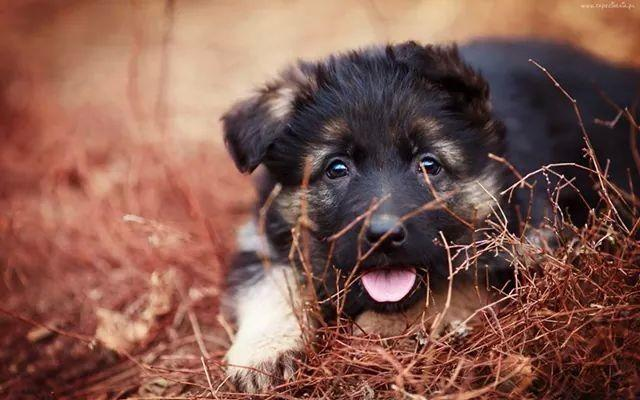
#> input picture Lab2_openCV/dog_640_400.jpg, 640 x 400 px
$ python script.py
#> lines starting #> are read from the running program, lines starting #| are printed output that depends on the picture
import cv2
import numpy as np
import matplotlib.pyplot as plt


image_name = 'dog_640_400.jpg'
I = cv2.imread(image_name, cv2.IMREAD_COLOR)
#> I is the input picture: shape (400, 640, 3); mean B, G, R 79.4, 90.2, 131.6

rows, cols = I.shape[0:2]
#> rows = 400; cols = 640

########################## Conformal transformations ##########################
# Shift_transformation
T_shift = np.float32([[1 , 0 , 50], [0 , 1 , 100]])
I_shift = cv2.warpAffine(I, T_shift, (cols , rows))

# Reflect_transformations
T_reflect = np.float32([[1 , 0 , 0], [0, -1, rows-1]])
#> T_reflect = [[1, 0, 0], [0, -1, 399]]
I_reflect = cv2.warpAffine(I, T_reflect, (cols, rows))

I_reflect_flip = cv2.flip(I, -1)

# Scale_transformations
scale_x = 2
scale_y = 2

T_scale = np.float32([[scale_x , 0 , 0], [0, scale_y, 0]])
I_scale = cv2.warpAffine(I, T_scale, (int(cols * scale_x), int(rows * scale_y)))

I_scale_resize = cv2.resize(I, None, fx = scale_x, fy = scale_y, interpolation = cv2.INTER_CUBIC)

# Rotation_transformations
phi_rad = 17.0 * np.pi / 180
T1 = np. float32 (
    [[1 , 0, -(cols - 1) / 2.0],
      [0, 1, -(rows - 1) / 2.0],
      [0, 0, 1]])
T2 = np. float32 (
    [[np.cos(phi_rad), -np.sin(phi_rad), 0],
      [ np.sin(phi_rad), np.cos(phi_rad), 0],
      [0, 0, 1]])
T3 = np. float32 (
    [[1 , 0, (cols - 1) / 2.0],
      [0, 1, (rows - 1) / 2.0],
      [0, 0, 1]])
T_rotate = np.matmul(T3, np.matmul(T2, T1))[0:2, :]
I_rotate = cv2.warpAffine(I, T_rotate, (cols, rows))

phi_degree = 17.0
T_rotate_rotation_matrix = cv2.getRotationMatrix2D(((cols - 1) / 2.0, (rows - 1) / 2.0), -phi_degree, 1)
I_rotate_rotation_matrix = cv2.warpAffine(I, T_rotate_rotation_matrix, (cols, rows))

# Save results
fig, ax = plt.subplots(4, 2, figsize=(10, 12))

ax[0,0].imshow(cv2.cvtColor(I, cv2.COLOR_BGR2RGB))
ax[0,0].set_title('Original Image')

ax[0,1].imshow(cv2.cvtColor(I_shift, cv2.COLOR_BGR2RGB))
ax[0,1].set_title('Shift transform')

ax[1,0].imshow(cv2.cvtColor(I_reflect, cv2.COLOR_BGR2RGB))
ax[1,0].set_title('Reflect to the Ox')

ax[1,1].imshow(cv2.cvtColor(I_reflect_flip, cv2.COLOR_BGR2RGB))
ax[1,1].set_title('Reflect to the Ox and Oy with flip')

ax[2,0].imshow(cv2.cvtColor(I_scale, cv2.COLOR_BGR2RGB))
ax[2,0].set_title(f'Scaling at {scale_x}')

ax[2,1].imshow(cv2.cvtColor(I_scale, cv2.COLOR_BGR2RGB))
ax[2,1].set_title(f'Scaling at {scale_x} with resize')

ax[3,0].imshow(cv2.cvtColor(I_rotate, cv2.COLOR_BGR2RGB))
ax[3,0].set_title(f'Rotate at {phi_rad:.3f} radian')

ax[3,1].imshow(cv2.cvtColor(I_rotate_rotation_matrix, cv2.COLOR_BGR2RGB))
ax[3,1].set_title(f'Rotate at {phi_degree} degree')

plt.tight_layout()
plt.savefig('Conformal_Transformations.png')
plt.show()
###############################################################################

############################### Affine mapping ################################
# Bevelling transformations
s = 0.4
T_bevelling = np.float32([[1, s, 0], [0, 1, 0]])
I_bevelling = cv2.warpAffine(I, T_bevelling, (cols, rows))

# Piecewise linear transformations
stretch = 7
T_piecewise_linear = np.float32([[stretch, 0, 0], [0, 1, 0]])
I_piecewise_linear = I.copy()
I_piecewise_linear[:, int(cols/2):, :] = cv2.warpAffine(
    I_piecewise_linear[:, int(cols/2):, :],
    T_piecewise_linear, (cols-int(cols/2), rows)
)

# Save results
f, ax = plt.subplots(1, 3, figsize=(10,12))
ax[0].imshow(cv2.cvtColor(I, cv2.COLOR_BGR2RGB))
ax[0].set_title('Original Image')
ax[1].imshow(cv2.cvtColor(I_bevelling, cv2.COLOR_BGR2RGB))
ax[1].set_title('Bevelling Transformations')
ax[2].imshow(cv2.cvtColor(I_piecewise_linear, cv2.COLOR_BGR2RGB))
ax[2].set_title('Piecewise Linear Transformations')

plt.tight_layout()
plt.savefig('Affine_Mapping_Transformations.png')
plt.show()
# ###############################################################################

# ########################## Nonlinear transformations ##########################
# Projection mapping
T_projection = np.float32([
    [1.2 , 0.1 , 0.00075],
    [0.3 , 1.1 , 0.0005],
    [0, 0 , 1]
])
I_projection = cv2.warpPerspective(I, T_projection, (cols, rows))

# Polynomial mapping
T = np.array([[0 , 0], [1, 0], [0, 1],
                [0.00001 , 0], [0.002 , 0],
                [0.001 , 0]])
I_polynomial = np.zeros(I.shape, I.dtype)
x, y = np.meshgrid(np.arange(cols), np.arange(rows))

# Calculate all new X and Y coordinates
xnew = np.round(T[0, 0] + x * T[1, 0] +
                y * T[2, 0] + x * x * T[3, 0] +
                x * y * T[4, 0] +
                y * y * T[5, 0]).astype(np.float32)
ynew = np.round(T[0, 1] + x * T[1, 1] +
                y * T[2, 1] + x * x * T[3, 1] +
                x * y * T[4, 1] +
                y * y * T[5, 1]).astype(np.float32)

# Calculate mask of valid indexes
mask = np.logical_and(np.logical_and(xnew >= 0, xnew < cols),
                      np.logical_and(ynew >= 0, ynew < rows))

# Apply reindexing
if I.ndim == 2:
    I_polynomial[ynew[mask].astype(int), xnew[mask].astype(int)] =\
        I[y[mask], x[mask]]
else :
    I_polynomial[ynew[mask].astype(int), xnew[mask].astype(int), :] = \
    I[y[mask], x[mask], :]

# Sinusoidal distortion
u, v = np.meshgrid(np.arange(cols), np.arange(rows))
u = u + 20 * np.sin(2 * np.pi * v / 90)
I_sinusoid = cv2.remap(I, u.astype(np.float32), \
                        v.astype(np.float32), cv2.INTER_LINEAR)

# Save results
f, ax = plt.subplots(2, 2, figsize=(10,12))

ax[0,0].imshow(cv2.cvtColor(I, cv2.COLOR_BGR2RGB))
ax[0,0].set_title('Original Image')

ax[0,1].imshow(cv2.cvtColor(I_projection, cv2.COLOR_BGR2RGB))
ax[0,1].set_title('Projective Transformation')

ax[1,0].imshow(cv2.cvtColor(I_polynomial, cv2.COLOR_BGR2RGB))
ax[1,0].set_title('Polynomial Transformation')

ax[1,1].imshow(cv2.cvtColor(I_sinusoid, cv2.COLOR_BGR2RGB))
ax[1,1].set_title('Sinusoidal Transformation')

plt.tight_layout()
plt.savefig('Nonlinear_Transformations.png')
plt.show()
###############################################################################

image_name = 'grid_512_512.jpg'
I = cv2.imread(image_name, cv2.IMREAD_COLOR)
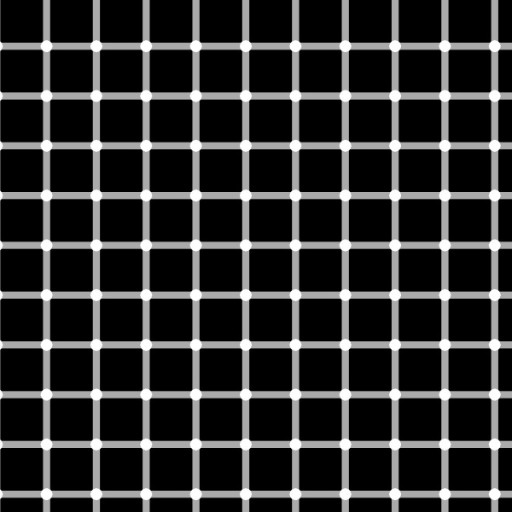
#> input picture Lab2_openCV/grid_512_512.jpg, 512 x 512 px
#> I is the input picture: shape (512, 512, 3); min 0, max 255, mean 47.8

rows, cols = I.shape[0:2]
#> rows = 512; cols = 512

######################### Distortion of Barrel Effect #########################
# Direct transformations
# Create mesh grid for X, Y
xi, yi = np.meshgrid(np.arange(cols), np.arange(rows))

# Shift and normalize grid
xmid = cols / 2.0
#> xmid = 256
ymid = rows / 2.0
#> ymid = 256

xi = xi - xmid
yi = yi - ymid

# Convert to polar and do transformation
r, theta = cv2.cartToPolar(xi / xmid, yi / ymid)
F3 = 0.1
r = r + F3 * r**3

# Undo conversion, normalization and shift
u, v = cv2.polarToCart(r, theta)
u = u * xmid + xmid
v = v * ymid + ymid

# Do remapping
I_barrel = cv2.remap(I, u.astype(np.float32), v.astype(np.float32), cv2.INTER_LINEAR)

# Inverse transformations
# Convert to polar coordinates
r, theta = cv2.cartToPolar(xi / xmid, yi / ymid)

# Apply pincushion distortion
delta_R = r[70, 70] - r[55, 55]
#> delta_R = -0.0829
F3 = delta_R / (r[55, 55]**3)
#> F3 = -0.0605
r = r + F3 * r**3

# Convert back to Cartesian coordinates
u, v = cv2.polarToCart(r, theta)

# Undo normalization and shift
u = u * xmid + xmid
v = v * ymid + ymid

# Do remapping for pincushion distortion
I_restored_barrel = cv2.remap(I_barrel, u.astype(np.float32), v.astype(np.float32), cv2.INTER_LINEAR)

# Save results
f, ax = plt.subplots(1, 3, figsize=(10,12))

ax[0].imshow(cv2.cvtColor(I, cv2.COLOR_BGR2RGB))
ax[0].set_title('Original Image')

ax[1].imshow(cv2.cvtColor(I_barrel, cv2.COLOR_BGR2RGB))
ax[1].set_title('Barrel Distortion')

ax[2].imshow(cv2.cvtColor(I_restored_barrel, cv2.COLOR_BGR2RGB))
ax[2].set_title('Barrel Distortion Correction')

plt.tight_layout()
plt.savefig('Barrel_Distortion_Correction.png')
plt.show()
###############################################################################

######################### Distortion of Pillow Effect #########################
# Direct transformations
# Create mesh grid for X, Y
xi, yi = np.meshgrid(np.arange(cols), np.arange(rows))

# Shift and normalize grid
xmid = cols / 2.0
ymid = rows / 2.0

xi = xi - xmid
yi = yi - ymid

# Convert to polar and do transformation
r, theta = cv2.cartToPolar(xi / xmid, yi / ymid)

# Apply pincushion distortion
F3 = -0.1
r = r + F3 * r**3

# Undo conversion, normalization and shift
u, v = cv2.polarToCart(r, theta)
u = u * xmid + xmid
v = v * ymid + ymid

# Do remapping
I_pillow = cv2.remap(I, u.astype(np.float32), v.astype(np.float32), cv2.INTER_LINEAR)

# Inverse transformations
# Convert to polar coordinates
r, theta = cv2.cartToPolar(xi / xmid, yi / ymid)

# Apply pincushion distortion
delta_R = r[50, 50] - r[85, 85]
#> delta_R = 0.193
F3 = delta_R / (r[85, 85]**3)
r = r + F3 * r**3

# Undo conversion, normalization and shift
u, v = cv2.polarToCart(r, theta)
u = u * xmid + xmid
v = v * ymid + ymid

# Do remapping
I_restored_pillow = cv2.remap(I_pillow, u.astype(np.float32), v.astype(np.float32), cv2.INTER_LINEAR)

# Save results
f, ax = plt.subplots(1, 3, figsize=(10,12))

ax[0].imshow(cv2.cvtColor(I, cv2.COLOR_BGR2RGB))
ax[0].set_title('Original Image')

ax[1].imshow(cv2.cvtColor(I_pillow, cv2.COLOR_BGR2RGB))
ax[1].set_title('Pillow Distortion')

ax[2].imshow(cv2.cvtColor(I_restored_pillow, cv2.COLOR_BGR2RGB))
ax[2].set_title('Pillow Distortion Correction')

plt.tight_layout()
plt.savefig('Pillow_Distortion_Correction.png')
plt.show()
###############################################################################

image_name = 'dog_640_400.jpg'
I = cv2.imread(image_name, cv2.IMREAD_COLOR)

# Find the centre of the image
rows, cols = I.shape[0:2]
midpoint = rows // 2

# Split the image into top and bottom parts
I_top_half = I[:midpoint, :]
I_bottom_half = I[midpoint:, :]

############################### Stitching images ##############################
templ_size = 10
templ = I_top_half[-templ_size:,:,:]
res = cv2.matchTemplate(I_bottom_half, templ, cv2.TM_CCOEFF)
#> res = 191 values, max 31412824 at index 0, min 6592236.5 at index 154, mean 14123105
min_val, max_val, min_loc, max_loc = cv2.minMaxLoc(res)
#> min_val = 6592236.5; max_val = 31412824; min_loc = (0, 154); max_loc = (0, 0)

I_stitch = np.zeros((I_top_half.shape[0] + I_bottom_half.shape[0] - max_loc[1] -
                        templ_size, I_top_half.shape[1], I_top_half.shape[2]), dtype = np.uint8)
I_stitch[0:I_top_half.shape[0], :, :] = I_top_half
I_stitch[I_top_half.shape[0]:, :, :] = I_bottom_half[max_loc[1] + templ_size:, :, :]

f, ax = plt.subplots(1, 3, figsize=(10,12))
ax[0].imshow(cv2.cvtColor(I_top_half, cv2.COLOR_BGR2RGB))
ax[0].set_title('Top Part')

ax[1].imshow(cv2.cvtColor(I_bottom_half, cv2.COLOR_BGR2RGB))
ax[1].set_title('Bottom Part')

ax[2].imshow(cv2.cvtColor(I_stitch, cv2.COLOR_BGR2RGB))
ax[2].set_title('Stitching Images')

plt.tight_layout()
plt.savefig('Stitching_Images.png')
plt.show()
###############################################################################

############################# AutoStitching images ############################
I_part_1 = cv2.imread('1.jpg', cv2.IMREAD_COLOR)
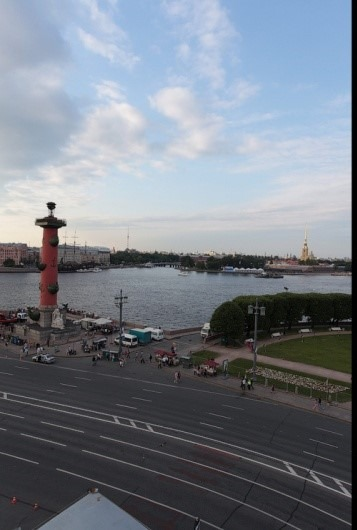
#> input picture Lab2_openCV/1.jpg, 357 x 530 px
#> I_part_1 is the input picture: shape (530, 357, 3); mean B, G, R 134.4, 124.8, 118.2
I_part_2 = cv2.imread('2.jpg', cv2.IMREAD_COLOR)
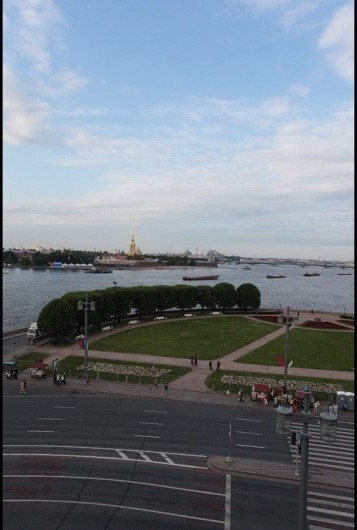
#> input picture Lab2_openCV/2.jpg, 357 x 530 px
#> I_part_2 is the input picture: shape (530, 357, 3); mean B, G, R 134.9, 125.1, 116.2
I_part_3 = cv2.imread('3.jpg', cv2.IMREAD_COLOR)
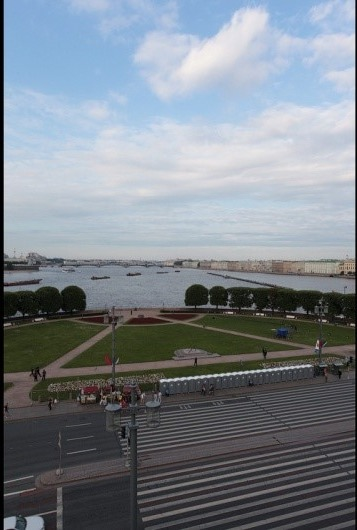
#> input picture Lab2_openCV/3.jpg, 357 x 530 px
#> I_part_3 is the input picture: shape (530, 357, 3); mean B, G, R 139.4, 131.5, 123.9
I_part_4 = cv2.imread('4.jpg', cv2.IMREAD_COLOR)
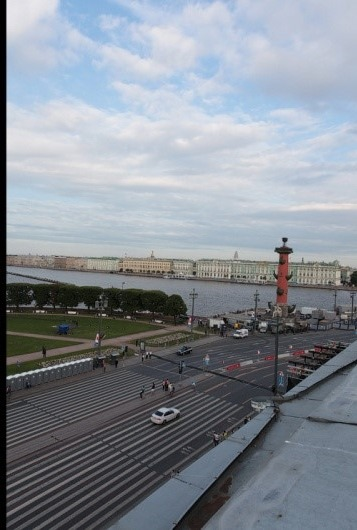
#> input picture Lab2_openCV/4.jpg, 357 x 530 px
#> I_part_4 is the input picture: shape (530, 357, 3); mean B, G, R 148.1, 139.6, 133

stitcher = cv2.Stitcher.create(cv2.Stitcher_PANORAMA)
status, I_stitch = stitcher.stitch([I_part_1, I_part_2, I_part_3, I_part_4])
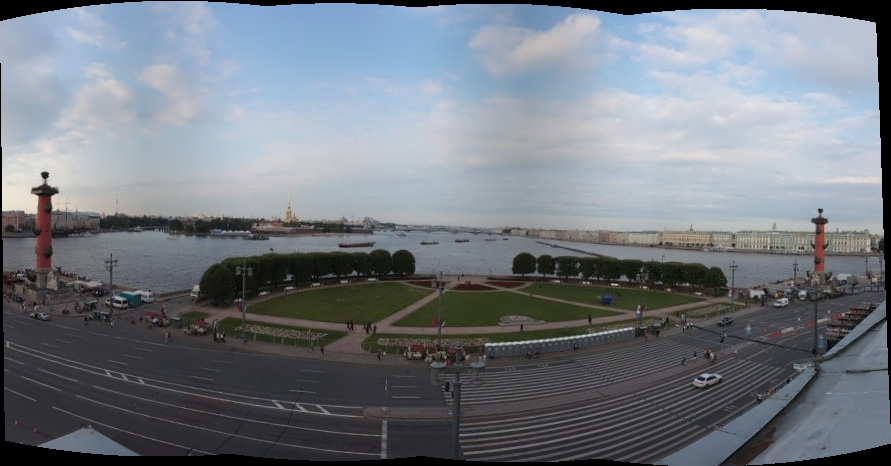
#> I_stitch: shape (466, 891, 3); mean B, G, R 128.5, 121.1, 115
#> status = 0

if status == cv2.STITCHER_OK:
    f, ax = plt.subplots(1, 4, figsize=(14, 12))

    ax[0].imshow(cv2.cvtColor(I_part_1, cv2.COLOR_BGR2RGB))
    ax[0].set_title('First Part')

    ax[1].imshow(cv2.cvtColor(I_part_2, cv2.COLOR_BGR2RGB))
    ax[1].set_title('Second Part')

    ax[2].imshow(cv2.cvtColor(I_part_3, cv2.COLOR_BGR2RGB))
    ax[2].set_title('Third Part')

    ax[3].imshow(cv2.cvtColor(I_part_4, cv2.COLOR_BGR2RGB))
    ax[3].set_title('Fourth Part')

    plt.tight_layout()
    plt.savefig('Four_Images_for_Stitching.png')
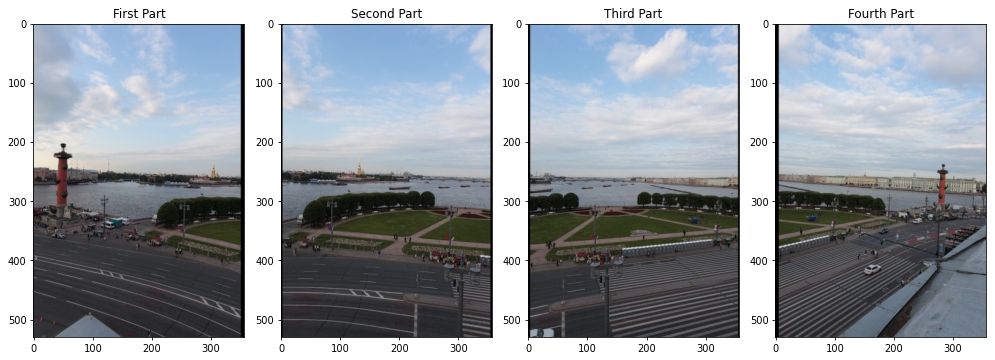
#> figure drawn by matplotlib, 4 panels
    plt.show()

    f, ax = plt.subplots(1, 1, figsize=(14, 12))

    ax.imshow(cv2.cvtColor(I_stitch, cv2.COLOR_BGR2RGB))
    ax.set_title('AutoStitching Images')

    plt.tight_layout()
    plt.savefig('AutoStitching_Images.png')
    plt.show()
else:
    print("Stitching NOT successful")
###############################################################################
